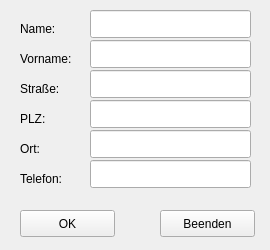
<?xml version="1.0" encoding="UTF-8"?>
<ui version="4.0">
 <class>KundeNeu</class>
 <widget class="QWidget" name="KundeNeu">
  <property name="windowModality">
   <enum>Qt::ApplicationModal</enum>
  </property>
  <property name="geometry">
   <rect>
    <x>0</x>
    <y>0</y>
    <width>270</width>
    <height>250</height>
   </rect>
  </property>
  <property name="windowTitle">
   <string>Neuer Kunde</string>
  </property>
  <widget class="QLabel" name="label_3">
   <property name="geometry">
    <rect>
     <x>20</x>
     <y>80</y>
     <width>54</width>
     <height>18</height>
    </rect>
   </property>
   <property name="text">
    <string>Straße:</string>
   </property>
  </widget>
  <widget class="QLineEdit" name="lineEditOrt">
   <property name="geometry">
    <rect>
     <x>90</x>
     <y>130</y>
     <width>161</width>
     <height>28</height>
    </rect>
   </property>
  </widget>
  <widget class="QLineEdit" name="lineEditPLZ">
   <property name="geometry">
    <rect>
     <x>90</x>
     <y>100</y>
     <width>161</width>
     <height>28</height>
    </rect>
   </property>
  </widget>
  <widget class="QLineEdit" name="lineEditName">
   <property name="geometry">
    <rect>
     <x>90</x>
     <y>10</y>
     <width>161</width>
     <height>28</height>
    </rect>
   </property>
  </widget>
  <widget class="QLabel" name="label_4">
   <property name="geometry">
    <rect>
     <x>20</x>
     <y>110</y>
     <width>54</width>
     <height>18</height>
    </rect>
   </property>
   <property name="text">
    <string>PLZ:</string>
   </property>
  </widget>
  <widget class="QLineEdit" name="lineEditVorname">
   <property name="geometry">
    <rect>
     <x>90</x>
     <y>40</y>
     <width>161</width>
     <height>28</height>
    </rect>
   </property>
  </widget>
  <widget class="QLabel" name="label_5">
   <property name="geometry">
    <rect>
     <x>20</x>
     <y>140</y>
     <width>54</width>
     <height>18</height>
    </rect>
   </property>
   <property name="text">
    <string>Ort:</string>
   </property>
  </widget>
  <widget class="QPushButton" name="buttonBeenden">
   <property name="geometry">
    <rect>
     <x>160</x>
     <y>210</y>
     <width>95</width>
     <height>27</height>
    </rect>
   </property>
   <property name="text">
    <string>Beenden</string>
   </property>
  </widget>
  <widget class="QLabel" name="label_6">
   <property name="geometry">
    <rect>
     <x>20</x>
     <y>170</y>
     <width>54</width>
     <height>18</height>
    </rect>
   </property>
   <property name="text">
    <string>Telefon:</string>
   </property>
  </widget>
  <widget class="QLabel" name="label">
   <property name="geometry">
    <rect>
     <x>20</x>
     <y>20</y>
     <width>54</width>
     <height>18</height>
    </rect>
   </property>
   <property name="text">
    <string>Name:</string>
   </property>
  </widget>
  <widget class="QLabel" name="label_2">
   <property name="geometry">
    <rect>
     <x>20</x>
     <y>50</y>
     <width>54</width>
     <height>18</height>
    </rect>
   </property>
   <property name="text">
    <string>Vorname:</string>
   </property>
  </widget>
  <widget class="QLineEdit" name="lineEditTelefon">
   <property name="geometry">
    <rect>
     <x>90</x>
     <y>160</y>
     <width>161</width>
     <height>28</height>
    </rect>
   </property>
  </widget>
  <widget class="QPushButton" name="buttonOK">
   <property name="geometry">
    <rect>
     <x>20</x>
     <y>210</y>
     <width>95</width>
     <height>27</height>
    </rect>
   </property>
   <property name="text">
    <string>OK</string>
   </property>
  </widget>
  <widget class="QLineEdit" name="lineEditStrasse">
   <property name="geometry">
    <rect>
     <x>90</x>
     <y>70</y>
     <width>161</width>
     <height>28</height>
    </rect>
   </property>
  </widget>
 </widget>
 <tabstops>
  <tabstop>lineEditName</tabstop>
  <tabstop>lineEditVorname</tabstop>
  <tabstop>lineEditStrasse</tabstop>
  <tabstop>lineEditPLZ</tabstop>
  <tabstop>lineEditOrt</tabstop>
  <tabstop>lineEditTelefon</tabstop>
  <tabstop>buttonOK</tabstop>
  <tabstop>buttonBeenden</tabstop>
 </tabstops>
 <resources/>
 <connections/>
</ui>
